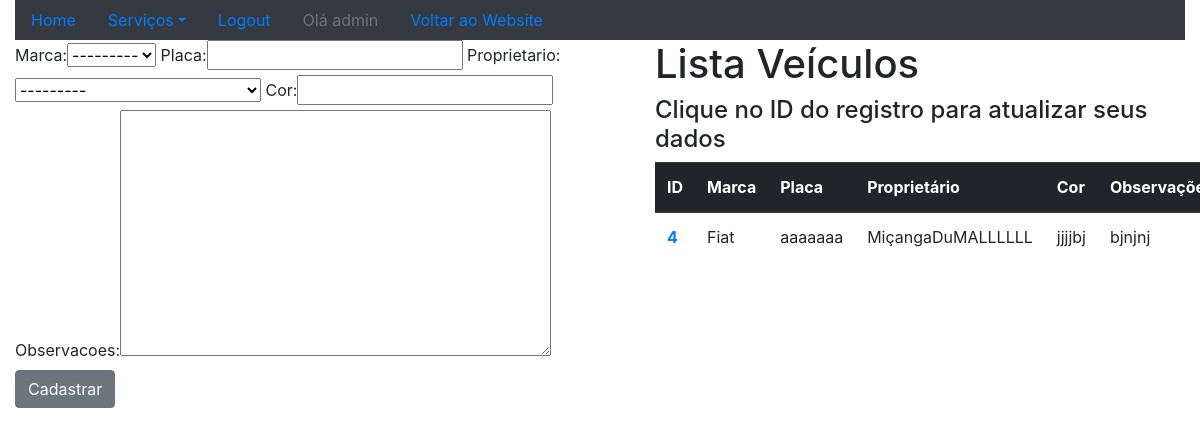
The app's page /sistema/veiculos/ (signed in), older data.
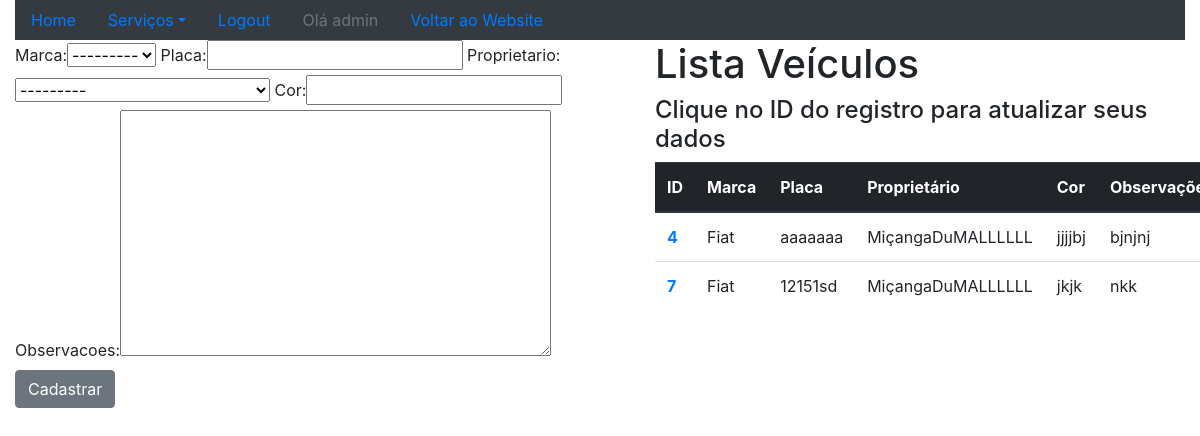
The same page, newer data.
### core/models.py (models this page shows, shortened)
class Veiculo(models.Model):
    marca = models.ForeignKey(Marca,on_delete=models.PROTECT)
    placa = models.CharField(max_length=7)
    proprietario = models.ForeignKey(Pessoa,on_delete=models.PROTECT)
    cor = models.CharField(max_length=15)
    observacoes = models.TextField()

class Marca(models.Model):
    nome = models.CharField(max_length=50)
    def __str__(self):
        return self.nome

class Pessoa(models.Model):
    nome = models.CharField(max_length=100)
    endereco = models.CharField(max_length=200)
    telefone = models.CharField(max_length=20)
    def __str__(self):
        return self.nome

### core/views.py (the view)
@login_required
def lista_veiculos(request):
    veiculos = Veiculo.objects.all()
    form = VeiculoForm()
    context = {'veiculos':veiculos,'form':form}
    return render(request,'core/lista_veiculos.html',context)

### core/forms.py
class VeiculoForm(ModelForm):
    class Meta:
        model = Veiculo
        fields = '__all__'

### core/templates/core/lista_veiculos.html (shortened to what this page needs)
{% extends "base.html" %}
{% load bootstrap %}
{% block main %}
    <div class="row">
        <div class="col-sm-6">
            <form action="{% url 'core_veiculo_novo' %}" method="POST">
                {{ form|bootstrap }}
                <button type="submit" class="btn btn-secondary">Cadastrar</button>
            </form>
        </div>
        <div class="col-sm-6">
            <ul>
                <h1>Lista Veículos</h1>
                <h4>Clique no ID do registro para atualizar seus dados</h4>
                <table class="table">
                <thead class="thead-dark">
                    <tr>
                        <th scope="col">ID</th>
                        <th scope="col">Marca</th>
                        <th scope="col">Placa</th>
                        <th scope="col">Proprietário</th>
                        <th scope="col">Cor</th>
                        <th scope="col">Observações</th>
                    </tr>
                </thead>
                <tbody>
                    {% for veiculo in veiculos %}
                        <tr>
                            <th scope="row"><a href="{% url 'core_veiculo_update' veiculo.id %}">{{ veiculo.id }}</a></th>
                            <td>{{ veiculo.marca }}</td>
                            <td>{{ veiculo.placa }}</td>
                            <td>{{ veiculo.proprietario.nome }}</td>
                            <td>{{ veiculo.cor }}</td>
                            <td>{{ veiculo.observacoes }}</td>
                        </tr>
                    {% endfor %}
                </tbody>
                </table>
            </ul>
        </div>
    </div>
{% endblock %}

Row changes from the older to the newer data that the page shows:
added Veiculo: id "7", marca "Fiat", placa "12151sd", proprietario.nome "MiçangaDuMALLLLLL", cor "jkjk", observacoes "nkk"
